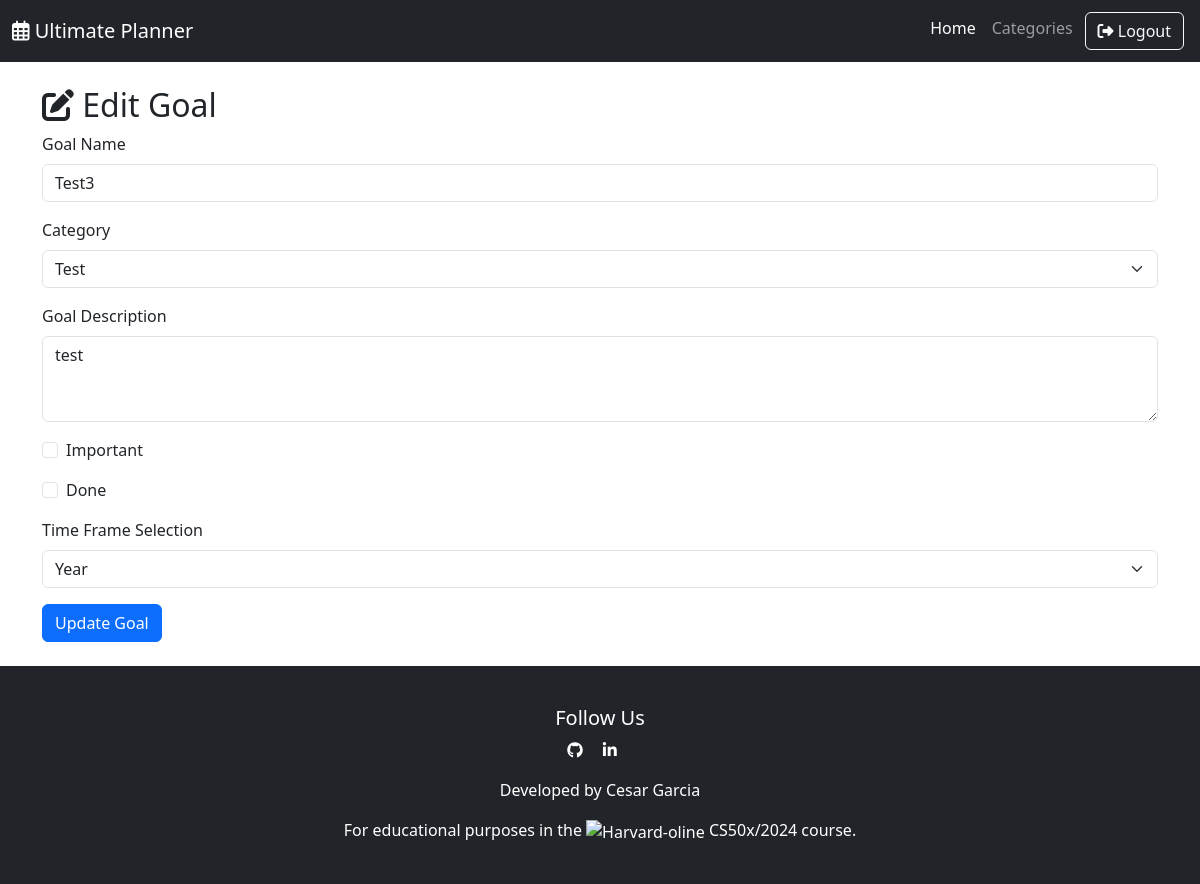
The app's page /edit-goal/8 (signed in) with its own data.
### app.py (models this page shows, shortened)
class Goal(db.Model):
    goal_id = db.Column(db.Integer, primary_key=True)
    goal_name = db.Column(db.String(100), nullable=False)
    goal_description = db.Column(db.String(255), nullable=False)
    goal_important = db.Column(db.Boolean, default=False)
    goal_done = db.Column(db.Boolean, default=False)
    goal_timeframe_selection = db.Column(db.String(50), nullable=False)  # Use a regular string column
    user_id = db.Column(db.Integer, db.ForeignKey('user.user_id'), nullable=False)
    category_id = db.Column(db.Integer, db.ForeignKey('category.category_id'), nullable=False)

class Category(db.Model):
    category_id = db.Column(db.Integer, primary_key=True)
    category_name = db.Column(db.String(100), nullable=False)
    category_color = db.Column(db.String(7), nullable=False)
    user_id = db.Column(db.Integer, db.ForeignKey('user.user_id'), nullable=False)
    __table_args__ = (
        db.UniqueConstraint('category_name', 'user_id', name='unique_category_per_user'),
        db.UniqueConstraint('category_color', 'user_id', name='unique_color_per_user')
    )

### app.py (the view, shortened to what this page needs)
@app.route('/edit-goal/<int:goal_id>', methods=['GET', 'POST'])
def edit_goal(goal_id):
    if 'user_id' not in session:
        flash("You need to log in first.", "danger")
        return redirect(url_for('login'))
    user = User.query.get(session['user_id'])  # Get the logged-in user
    goal = Goal.query.get_or_404(goal_id)  # Get the goal or return 404 if not found
    if goal.user_id != user.user_id:
        flash("You do not have permission to edit this goal.", "danger")
        return redirect(url_for('dashboard'))
    categories = user.categories  # Get the categories associated with the user
    return render_template('edit_goal.html', goal=goal, categories=categories)

### templates/edit_goal.html (shortened to what this page needs)
{% extends "base.html" %}
{% block content %}
<div class="container mt-4">
    <h2><i class="fa-solid fa-pen-to-square"></i> Edit Goal</h2>
    <form method="POST">
        <div class="mb-3">
            <label for="goal_name" class="form-label">Goal Name</label>
            <input type="text" class="form-control" id="goal_name" name="goal_name" value="{{ goal.goal_name }}" required>
        </div>
        <div class="mb-3">
            <label for="category_id" class="form-label">Category</label>
            <select class="form-select" id="category_id" name="category_id" required>
                {% for category in categories %}
                    <option value="{{ category.category_id }}" {% if category.category_id == goal.category_id %}selected{% endif %}>{{ category.category_name }}</option>
                {% endfor %}
            </select>
        </div>
        <div class="mb-3">
            <label for="goal_description" class="form-label">Goal Description</label>
            <textarea class="form-control" id="goal_description" name="goal_description" rows="3" required>{{ goal.goal_description }}</textarea>
        </div>
        <div class="form-check mb-3">
            <input class="form-check-input" type="checkbox" id="goal_important" name="goal_important" {% if goal.goal_important %}checked{% endif %}>
            <label class="form-check-label" for="goal_important">Important</label>
        </div>
        <div class="form-check mb-3">
            <input class="form-check-input" type="checkbox" id="goal_done" name="goal_done" {% if goal.goal_done %}checked{% endif %}>
            <label class="form-check-label" for="goal_done">Done</label>
        </div>
        <div class="mb-3">
            <label for="goal_timeframe_selection" class="form-label">Time Frame Selection</label>
            <select class="form-select" id="goal_timeframe_selection" name="goal_timeframe_selection" required>
                <option value="year" {% if goal.goal_timeframe_selection == 'year' %}selected{% endif %}>Year</option>
            </select>
        </div>
        <button type="submit" class="btn btn-primary">Update Goal</button>
    </form>
</div>
{% endblock %}

### static/css/styles.css (style rules this page uses)
html, body { height: 85%; }

### records on screen
Goal: goal_name "Test3", category_id "Test", goal_description "test", goal_timeframe_selection "Year"
